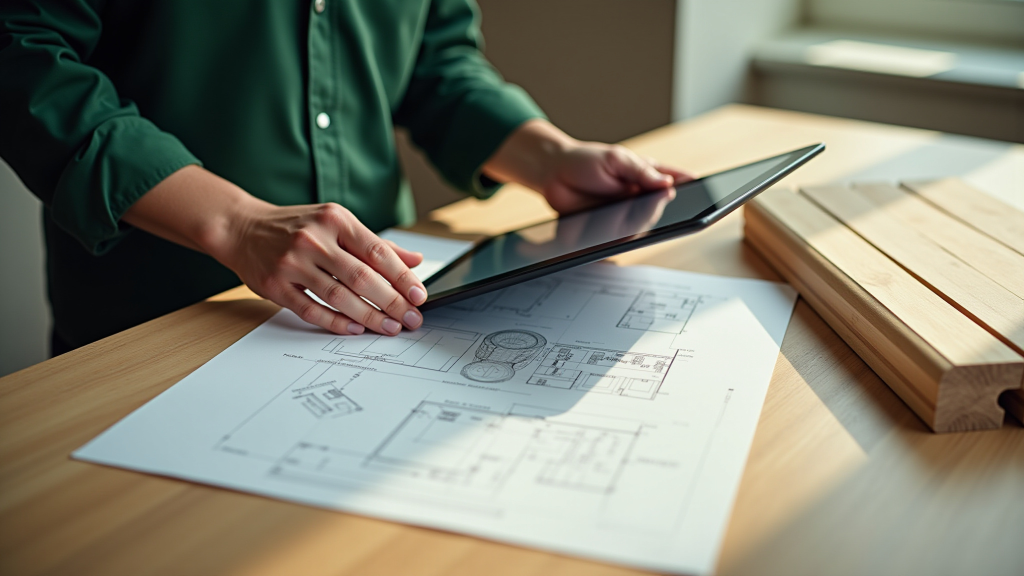
#> input picture 3-visjon-no/img/1-3-visjon-no.jpg, 2048 x 1152 px, given in place of simplify.jpg, which was not available (shown at 1/2 size)
$ python _finalize.py
#> lines starting #> are read from the running program, lines starting #| are printed output that depends on the picture; pictures that were not available may be replaced by others from this repository, and a replacement may not be noted
import os

from PIL import Image

d = os.path.dirname(os.path.abspath(__file__))


def save(im, name, width, quality=80):
    if im.width > width:
        h = round(im.height * width / im.width)
        im = im.resize((width, h), Image.LANCZOS)
    out = os.path.join(d, name)
    im.convert("RGB").save(out, "JPEG", quality=quality, optimize=True, progressive=True)
    print(f"{name}: {im.width}x{im.height} {os.path.getsize(out) / 1024:.0f} kB")


save(Image.open(os.path.join(d, "simplify.jpg")), "forenkle.jpg", 1400, 78)
#> in save, `h = round(im.height * width / im.width)`: h = 788
#| forenkle.jpg: 1400x788 85 kB
save(Image.open(os.path.join(d, "unify.jpg")), "samle.jpg", 1400, 78)
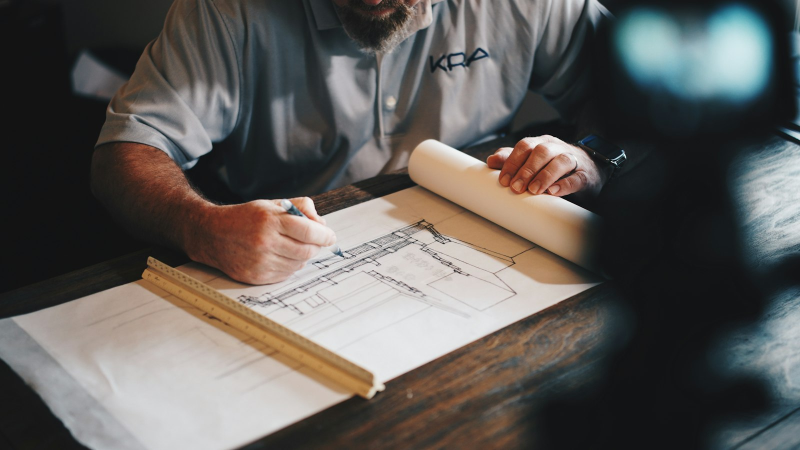
#> input picture _pathtest/b.jpg, 1600 x 900 px, given in place of unify.jpg, which was not available (shown at 1/2 size)
#| samle.jpg: 1400x788 90 kB
save(Image.open(os.path.join(d, "drive.jpg")), "effekt.jpg", 1400, 78)
#| effekt.jpg: 1400x788 90 kB
save(Image.open(os.path.join(d, "kontor.jpg")), "kontor.jpg", 1100, 80)
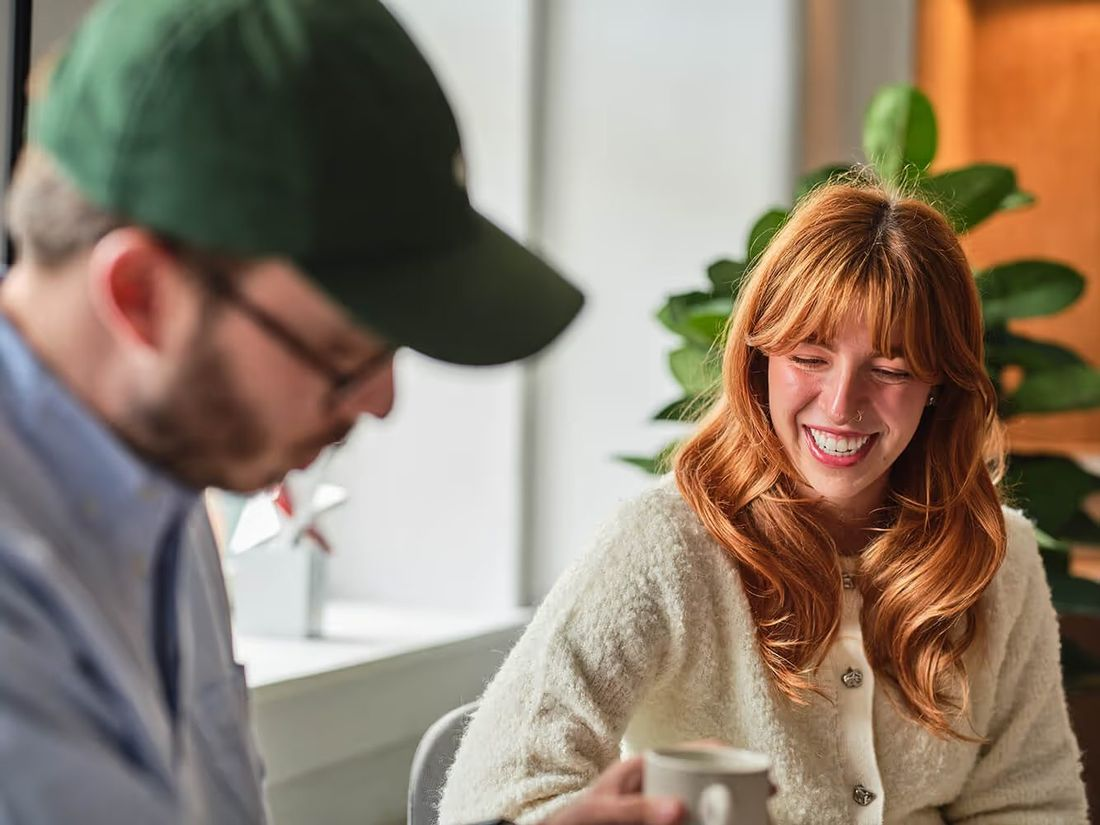
#> input picture precisdigital/img/kontor.jpg, 1100 x 825 px
#> in save, im is the input picture: PIL image 1100x825 RGB; mean R, G, B 142.8, 126.6, 110.1
#| kontor.jpg: 1100x825 97 kB
save(Image.open(os.path.join(d, "oslo.jpg")), "oslo.jpg", 900, 78)
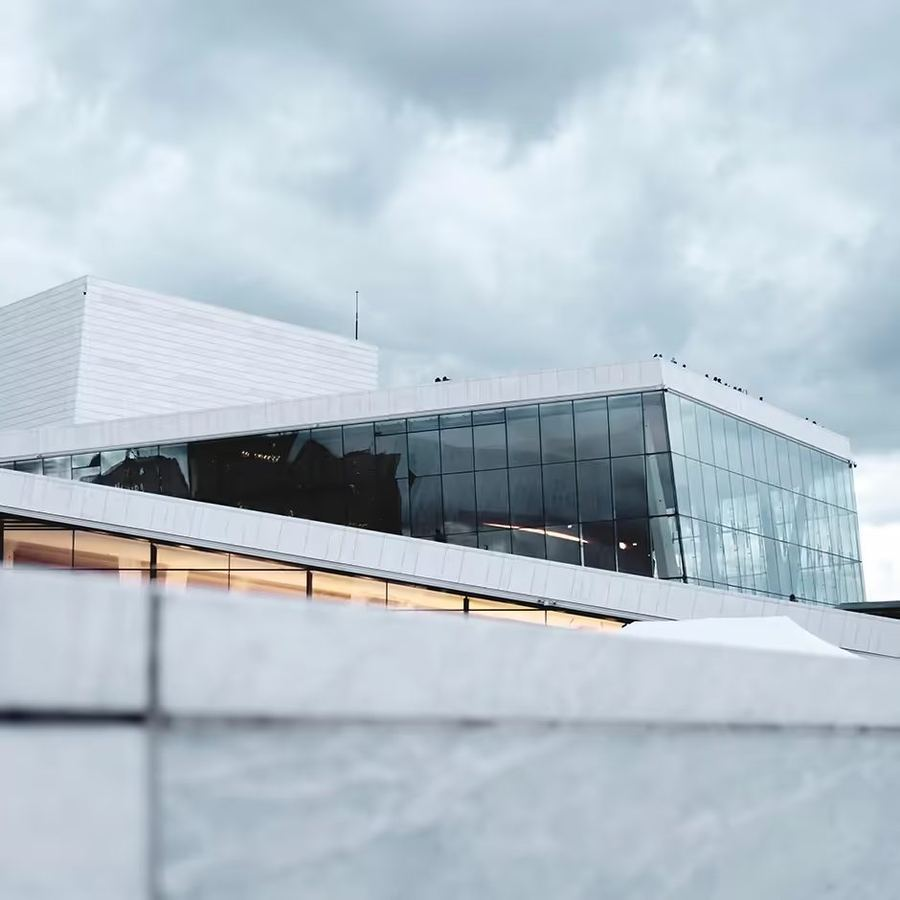
#> input picture precisdigital/img/oslo.jpg, 900 x 900 px
#> in save, im is the input picture: PIL image 900x900 RGB; mean R, G, B 181.6, 194.7, 204.6
#| oslo.jpg: 900x900 57 kB

# OG-bilde 1200x630 fra «samle»-motivet, beskåret midt i bildet.
og = Image.open(os.path.join(d, "unify.jpg")).convert("RGB")
#> og is the input picture: PIL image 1600x900 RGB; mean R, G, B 95.9, 92.7, 89.4
w, h = og.size
#> w = 1600; h = 900
target_ratio = 1200 / 630
crop_w = w
#> crop_w = 1600
crop_h = round(w / target_ratio)
#> crop_h = 840
if crop_h > h:
    crop_h = h
    crop_w = round(h * target_ratio)
left = (w - crop_w) // 2
#> left = 0
top = (h - crop_h) // 2
#> top = 30
og = og.crop((left, top, left + crop_w, top + crop_h)).resize((1200, 630), Image.LANCZOS)
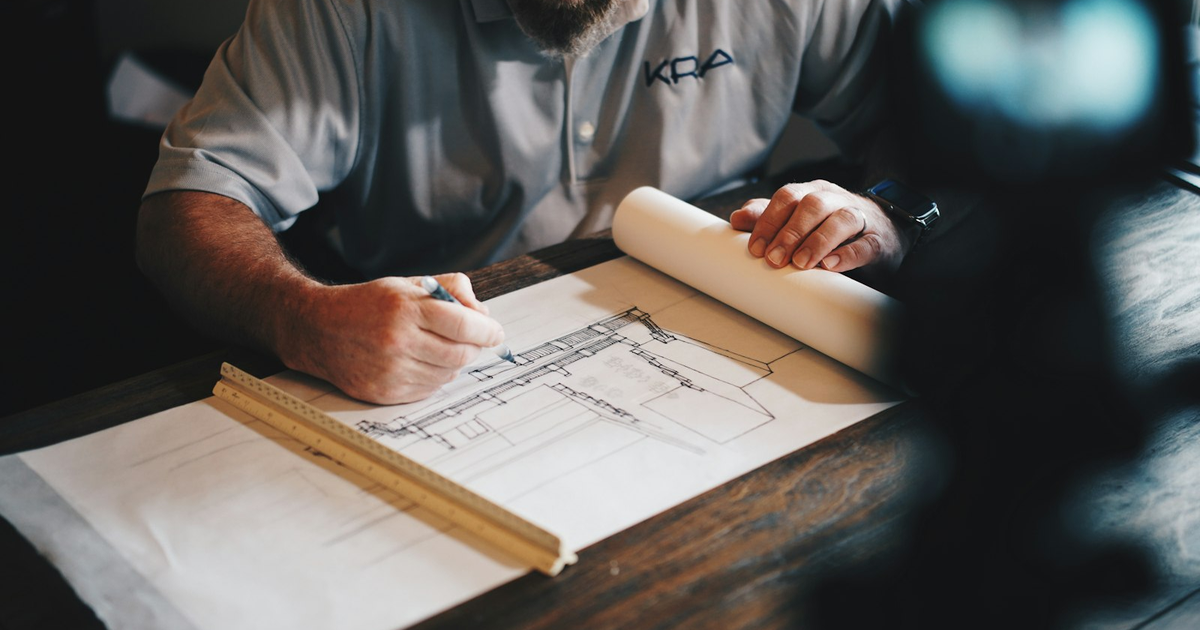
#> og: PIL image 1200x630 RGB; mean R, G, B 97.7, 94.2, 90.7
out = os.path.join(d, "og.jpg")
og.save(out, "JPEG", quality=82, optimize=True, progressive=True)
print(f"og.jpg: 1200x630 {os.path.getsize(out) / 1024:.0f} kB")
